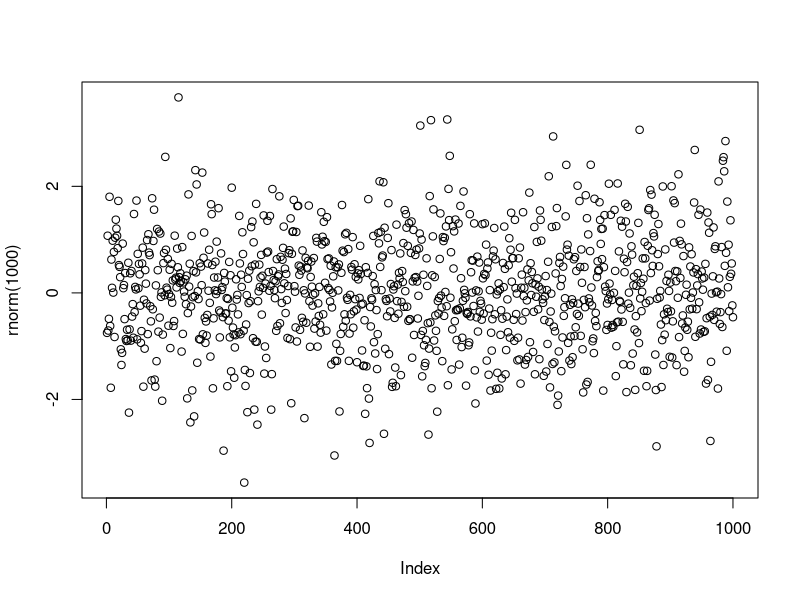
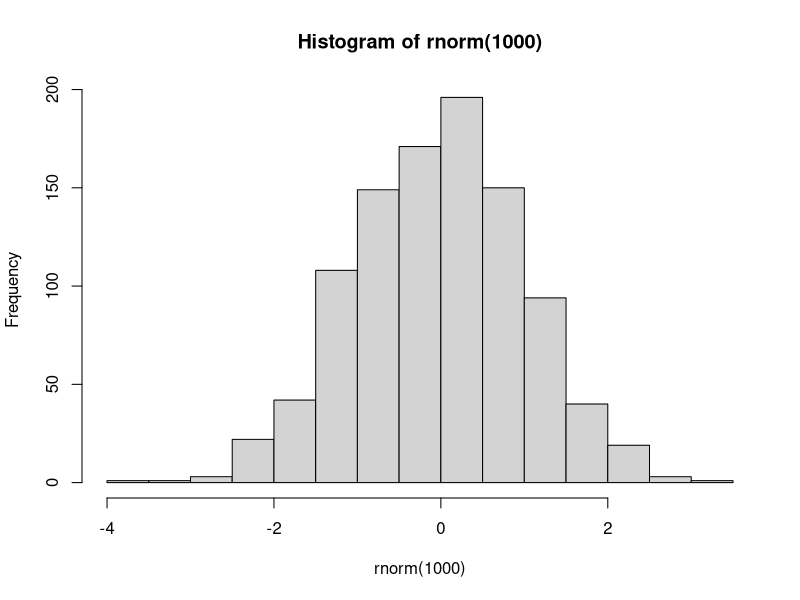
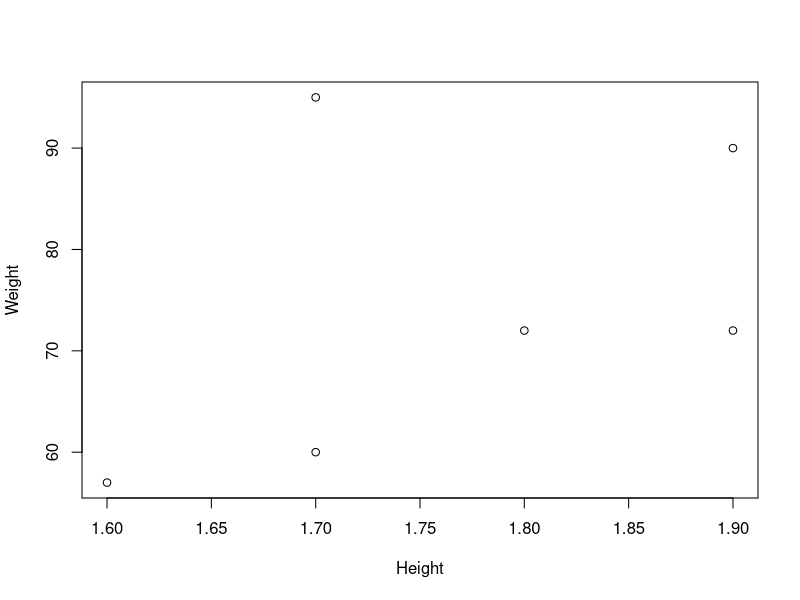

Source code (R) for these figures, in order: (Note: this script raises an error after producing the figures.)
params <-
list(is_virtual = TRUE)

## ----calculator---------------------------------------------------------------
1 + 1
2 * 2
2 ^ 3


## ----calculator2--------------------------------------------------------------
10 - 1
8 / 2
sqrt(9)


## ----vector_demo, echo=4------------------------------------------------------
.opts.width <- getOption('width')
options(width = 30)
2
1:10
options(width = .opts.width)


## ----vectors_1, results='hide'------------------------------------------------
sum( c(1, 2, 3, 4, 5) )
1:10 + 2
1:5 * 5:1


## ----vectors_2, results='hide', fig.keep='none'-------------------------------
plot( rnorm(1000) )
hist( rnorm(1000) )


## ----data_types, results='hide'-----------------------------------------------
class(1.23)
class('hello')
class("1.23")
class(FALSE)

typeof(1.23)
typeof(1:10)

as.character(c(1,2,NA,4))


## ----assignment, results='hide'-----------------------------------------------
A <- 10
B <- 10 * 10
A_log <- log(A)
B.seq <- 1:B

assign('x', 3)


## -----------------------------------------------------------------------------
A
A_log


## -----------------------------------------------------------------------------
B
x


## -----------------------------------------------------------------------------
get("B.seq")


## -----------------------------------------------------------------------------
pi


## ---- eval=FALSE--------------------------------------------------------------
## version

## ---- echo=FALSE--------------------------------------------------------------
cat("... information about \nthis version of R ...")


## -----------------------------------------------------------------------------
letters
LETTERS


## -----------------------------------------------------------------------------
A +5


## -----------------------------------------------------------------------------
B/A


## ----calc_var, fig.keep='none'------------------------------------------------
Weight <- c(60 , 72 , 57 , 90 , 95 , 72 )
Height <- c(1.7, 1.8, 1.6, 1.9, 1.7, 1.9)
BMI <- Weight / Height^2
BMI
plot(Height, Weight)


## ---- echo=FALSE--------------------------------------------------------------
## run this command, which is in a non-executable block in the table.
rm(list=ls())

## ----bad_pie, results='hide'--------------------------------------------------
pi
pi <- "pie"
pi
rm(pi)
pi


## ----comparisons1-------------------------------------------------------------
1 == 2
1 <= 2
1 < "a"


## ----comparisons2-------------------------------------------------------------
1 < 2
1 != "foo"
0 == FALSE


## ----comparing_decimals-------------------------------------------------------
a <- sqrt(2)
a * a == 2  # should be TRUE
a * a - 2


## ----comparing_round----------------------------------------------------------
round(a * a, 8) == 2  #(1)
all.equal(a * a, 2)   #(2)


## ----function_call, echo=3----------------------------------------------------
.opts.width <- getOption('width')
options(width = 30)
ls()


## ----function_not_call, echo=1------------------------------------------------
ls
options(width = .opts.width)


## ----complex_expr_fun, results='hide'-----------------------------------------
Var <- sum( ((x <- 1:20) - mean(x))^2 / (length(x) -1) )


## ----complex_simple_fun-------------------------------------------------------
var(1:20)


## ----errors1_code, eval=FALSE, echo=TRUE--------------------------------------
## Fail <- 1 + "2"

## ----errors1_out, eval=TRUE, echo=FALSE---------------------------------------
try( Fail <- 1 + "2" )

## ----errors2_code, eval=FALSE, echo=TRUE--------------------------------------
## Fail

## ----errors2_out, eval=TRUE, echo=FALSE---------------------------------------
try( Fail )


## ----warnings-----------------------------------------------------------------
oops <- log(-1)


## ----help, eval=FALSE---------------------------------------------------------
## help.start()


## ----help_sort, results='hide'------------------------------------------------
unsorted_vector <- c(1, 6, -2, 9.5, 4)
help.search("sort")


## ----data.frame_str, echo=2---------------------------------------------------
data(CO2)  # previous slide doesn't have *executable* code chunks, so ensure it is loaded for future examples.
str(CO2)


## ---- eval=FALSE--------------------------------------------------------------
## CO2[1:6, 3]
## CO2$Treatment


## ---- eval=FALSE--------------------------------------------------------------
## ?recode
## recode(CO2$Type, "'Quebec'='QC'; else='MS'")

## ---- echo=FALSE--------------------------------------------------------------
try( recode(CO2$Type, "'Quebec'='QC'; else='MS'") )


## ----echo=TRUE, eval=FALSE----------------------------------------------------
## library(car)

## ----echo=FALSE, eval=TRUE----------------------------------------------------
try( library(car) )


## ----install_car, echo=FALSE, results='hide', message=FALSE-------------------
## execute the code
install.packages("car")
library(car)


## ----use_recode---------------------------------------------------------------
?recode
recode(CO2$Type, "'Quebec'='QC'; else='MS'")


## ---- results='hide'----------------------------------------------------------
x <- 0


## ----command-r-examples, results='hide'---------------------------------------
x <- x + 1
x <- x * (x+10)
x <- log(x)
x <- exp(x)
x <- 1:x
x <- seq(from=x[1], to=100, 
         by=2)
x <- rnorm(x)
x <- x[1:3]
x <- x[2]
x <- data.frame(
  foo = rnorm(length(x)),
  x
)


## ----help.start, eval=FALSE---------------------------------------------------
## help.start()

